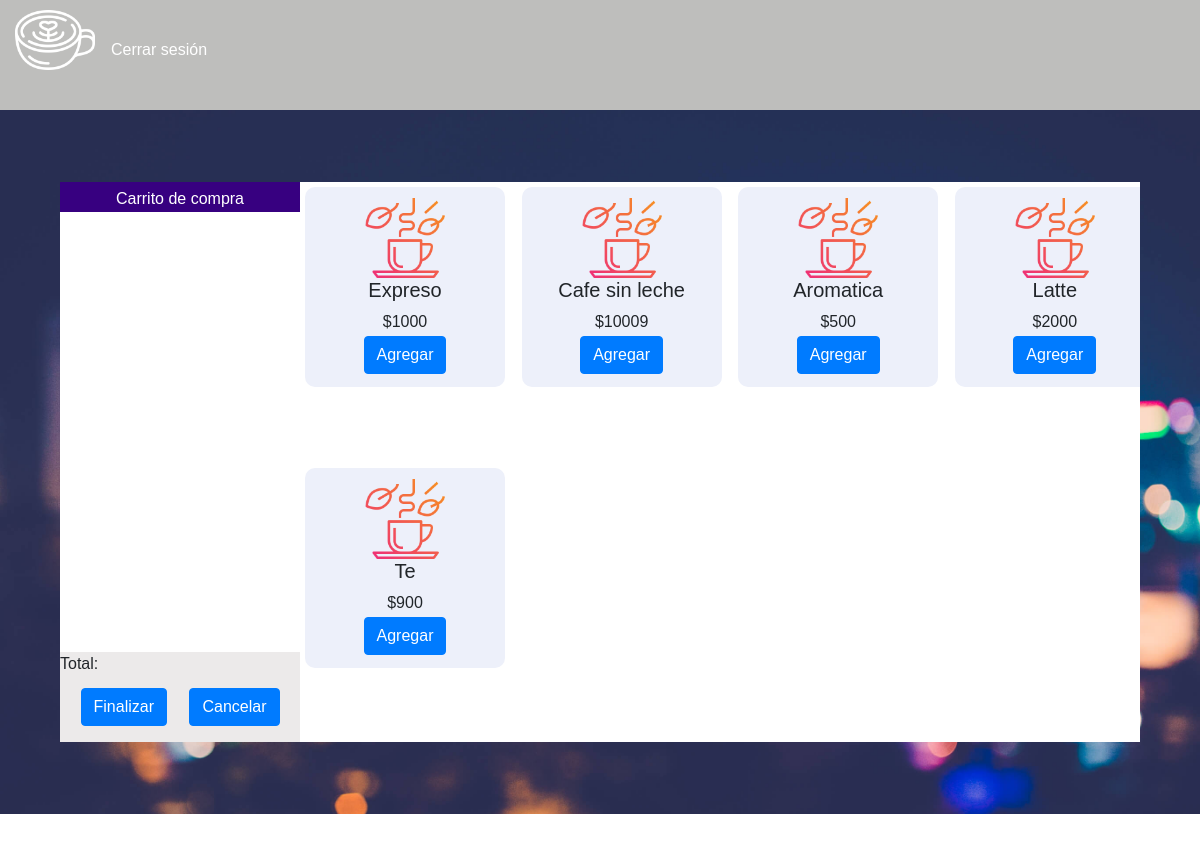
/ventas (signed in), run on the app's committed database.
### tables this page shows
CREATE TABLE productos (id INTEGER PRIMARY KEY AUTOINCREMENT NOT NULL, Nombre STRING NOT NULL, Precio STRING, Cantidad INT, URLimagen STRING CONSTRAINT "img/hot-tea.png" DEFAULT "img/hot-tea.png" NOT NULL);

### app.py (the view, shortened to what this page needs)
@app.route('/ventas', methods=['GET', 'POST'])
def ven():
    if 'username' in session:
        if request.method == 'GET':
            con = sqlite3.connect("brioche.db")
            con.row_factory = sqlite3.Row
            cur = con.cursor()
            cur.execute("select * from productos")
            productos = cur.fetchall()
            return render_template('html/ventas.html', productos=productos)
    else:
        return redirect(url_for('home'))

### templates/html/ventas.html (shortened to what this page needs)
<!DOCTYPE html>
<html lang="en">
<head>
    <link rel="stylesheet" href="{{url_for('static', filename='css/ventas.css')}}">
    <link rel="stylesheet" href="{{url_for('static', filename='css/nav.css')}}">
    <link rel="stylesheet" href="https://cdn.jsdelivr.net/npm/bootstrap@4.5.3/dist/css/bootstrap.min.css">
</head>
<body>
    <nav class="nav">
        <img src="{{url_for('static', filename='img/latte.png')}}" alt="">
        <a href="{{url_for('cerrarSesion')}}" class="nav-link">Cerrar sesión</a>
    </nav>
    <div class="contenido">
        <div class="ventas">
            <div class="carrito">
                <div class="tituloCarrito">Carrito de compra</div>
                <div class="listaCompra">
                </div>
                <div>
                    <div>Total:</div>
                </div>
                <div class="botonesVentas">
                    <button type="button" class="btn btn-primary" onclick="enviarFactura()">Finalizar</button>
                    <button type="button" class="btn btn-primary" onclick="limpiarCarrito()">Cancelar</button>
                </div>
            </div>
            <div class="productos">
                {% for producto in productos%}
                <div class="cuadroProducto">
                    <img src="{{url_for('static', filename=producto.URLimagen)}}" alt="" class="imagenProducto">
                    <h5 id="nombre{{producto.id}}">{{producto.nombre}}</h5>
                    <div id="precio{{producto.id}}" class="precio">${{producto.precio}}</div>
                    <button id="{{producto.id}}" type="button" class="btn btn-primary" onclick="agregarCarrito(this.id)">Agregar</button>
                </div>
                {%endfor%}
            </div>
        </div>
    </div>
</body>
</html>

### static/css/ventas.css (style rules this page uses)
* { margin: 0; padding: 0; box-sizing: border-box; }
.contenido { background-image: url(../img/background.jpg); background-size: cover; display: flex; align-items: center; justify-content: center; height: 88vh; min-width: 100vw; max-width: auto; }
.ventas { width: 90vw; height: 100vh; display: flex; align-items: center; justify-content: center; }
.carrito { background-color: rgb(236, 234, 234); height: 70vh; width: 20vw; }
.productos { background-color: white; height: 70vh; width: 70vw; display: grid; grid-template-columns: repeat(4, 1fr); grid-template-rows: auto; gap: 2%; padding: 5px; overflow: scroll; }
.cuadroProducto { background-color: rgb(237, 240, 250); height: 200px; width: 200px; display: flex; align-items: center; justify-content: center; flex-direction: column; border-radius: 10px; }
.imagenProducto { height: 80px; width: 80px; }
.tituloCarrito { padding-top: 5px; text-align: center; background-color: rgb(55, 0, 128); color: white; height: 30px; }
.listaCompra { overflow: scroll; height: 55vh; background-color: white; }
.botonesVentas { padding-top: 10px; display: flex; align-items: center; justify-content: space-evenly; }
.btn { margin: 2px; }

### static/css/nav.css (style rules this page uses)
* { margin: 0; padding: 0; box-sizing: border-box; font-family: "Montserrat", sans-serif; }
nav a { height: 10vh; margin-top: 30px; color: white; }
nav > img { width: 80px; height: 80px; margin-left: 15px; }
nav { background-color: #bebebc; }

### data on the page
productos: URLimagen (picture), nombre "Expreso", precio "1000"
productos: URLimagen (picture), nombre "Cafe sin leche", precio "10009"
productos: URLimagen (picture), nombre "Aromatica", precio "500"
productos: URLimagen (picture), nombre "Latte", precio "2000"
productos: URLimagen (picture), nombre "Te", precio "900"
